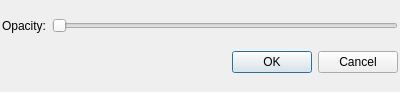
<?xml version="1.0" encoding="UTF-8"?>
<ui version="4.0">
 <class>SettingsDialog</class>
 <widget class="QDialog" name="SettingsDialog">
  <property name="geometry">
   <rect>
    <x>0</x>
    <y>0</y>
    <width>400</width>
    <height>92</height>
   </rect>
  </property>
  <property name="windowTitle">
   <string>Dialog</string>
  </property>
  <layout class="QVBoxLayout" name="verticalLayout">
   <property name="spacing">
    <number>2</number>
   </property>
   <property name="leftMargin">
    <number>2</number>
   </property>
   <property name="topMargin">
    <number>2</number>
   </property>
   <property name="rightMargin">
    <number>2</number>
   </property>
   <property name="bottomMargin">
    <number>2</number>
   </property>
   <item>
    <layout class="QGridLayout" name="gridLayout">
     <item row="0" column="0">
      <widget class="QLabel" name="label">
       <property name="text">
        <string>Opacity: </string>
       </property>
      </widget>
     </item>
     <item row="0" column="1">
      <widget class="QSlider" name="opacityHorizontalSlider">
       <property name="minimum">
        <number>20</number>
       </property>
       <property name="maximum">
        <number>100</number>
       </property>
       <property name="orientation">
        <enum>Qt::Horizontal</enum>
       </property>
      </widget>
     </item>
    </layout>
   </item>
   <item>
    <widget class="QDialogButtonBox" name="buttonBox">
     <property name="orientation">
      <enum>Qt::Horizontal</enum>
     </property>
     <property name="standardButtons">
      <set>QDialogButtonBox::Cancel|QDialogButtonBox::Ok</set>
     </property>
    </widget>
   </item>
  </layout>
 </widget>
 <resources/>
 <connections>
  <connection>
   <sender>buttonBox</sender>
   <signal>accepted()</signal>
   <receiver>SettingsDialog</receiver>
   <slot>accept()</slot>
   <hints>
    <hint type="sourcelabel">
     <x>248</x>
     <y>254</y>
    </hint>
    <hint type="destinationlabel">
     <x>157</x>
     <y>274</y>
    </hint>
   </hints>
  </connection>
  <connection>
   <sender>buttonBox</sender>
   <signal>rejected()</signal>
   <receiver>SettingsDialog</receiver>
   <slot>reject()</slot>
   <hints>
    <hint type="sourcelabel">
     <x>316</x>
     <y>260</y>
    </hint>
    <hint type="destinationlabel">
     <x>286</x>
     <y>274</y>
    </hint>
   </hints>
  </connection>
 </connections>
</ui>
